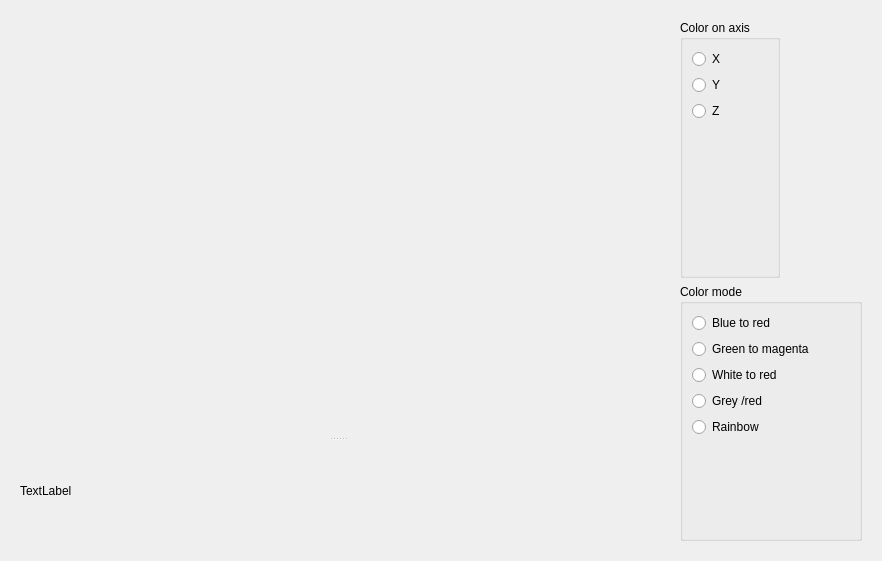
<?xml version="1.0" encoding="UTF-8"?>
<ui version="4.0">
 <class>CloudWindows</class>
 <widget class="QWidget" name="CloudWindows">
  <property name="geometry">
   <rect>
    <x>0</x>
    <y>0</y>
    <width>882</width>
    <height>561</height>
   </rect>
  </property>
  <property name="windowTitle">
   <string>Form</string>
  </property>
  <layout class="QHBoxLayout" name="horizontalLayout">
   <item>
    <widget class="QWidget" name="widget_2" native="true">
     <layout class="QVBoxLayout" name="verticalLayout_2">
      <item>
       <widget class="QSplitter" name="splitter">
        <property name="orientation">
         <enum>Qt::Vertical</enum>
        </property>
        <widget class="QVTKWidget" name="widgetCloud" native="true"/>
        <widget class="QLabel" name="label_infos">
         <property name="maximumSize">
          <size>
           <width>16777215</width>
           <height>100</height>
          </size>
         </property>
         <property name="text">
          <string>TextLabel</string>
         </property>
        </widget>
       </widget>
      </item>
     </layout>
    </widget>
   </item>
   <item>
    <widget class="QWidget" name="widget" native="true">
     <property name="maximumSize">
      <size>
       <width>200</width>
       <height>10000000</height>
      </size>
     </property>
     <layout class="QVBoxLayout" name="verticalLayout">
      <item>
       <widget class="QGroupBox" name="groupBox">
        <property name="maximumSize">
         <size>
          <width>100</width>
          <height>16777215</height>
         </size>
        </property>
        <property name="title">
         <string>Color on axis</string>
        </property>
        <layout class="QVBoxLayout" name="verticalLayout_3">
         <item>
          <widget class="QRadioButton" name="radioButton_X">
           <property name="text">
            <string>X</string>
           </property>
          </widget>
         </item>
         <item>
          <widget class="QRadioButton" name="radioButton_Y">
           <property name="text">
            <string>Y</string>
           </property>
          </widget>
         </item>
         <item>
          <widget class="QRadioButton" name="radioButton_Z">
           <property name="text">
            <string>Z</string>
           </property>
          </widget>
         </item>
         <item>
          <spacer name="verticalSpacer">
           <property name="orientation">
            <enum>Qt::Vertical</enum>
           </property>
           <property name="sizeHint" stdset="0">
            <size>
             <width>20</width>
             <height>40</height>
            </size>
           </property>
          </spacer>
         </item>
        </layout>
       </widget>
      </item>
      <item>
       <widget class="QGroupBox" name="groupBox_2">
        <property name="title">
         <string>Color mode</string>
        </property>
        <layout class="QVBoxLayout" name="verticalLayout_4">
         <item>
          <widget class="QRadioButton" name="radioButton_bluered">
           <property name="text">
            <string>Blue to red</string>
           </property>
          </widget>
         </item>
         <item>
          <widget class="QRadioButton" name="radioButton_greenmagenta">
           <property name="text">
            <string>Green to magenta</string>
           </property>
          </widget>
         </item>
         <item>
          <widget class="QRadioButton" name="radioButton_whitered">
           <property name="text">
            <string>White to red</string>
           </property>
          </widget>
         </item>
         <item>
          <widget class="QRadioButton" name="radioButton_grayred">
           <property name="text">
            <string>Grey /red</string>
           </property>
          </widget>
         </item>
         <item>
          <widget class="QRadioButton" name="radioButton_rainbow">
           <property name="text">
            <string>Rainbow</string>
           </property>
          </widget>
         </item>
         <item>
          <spacer name="verticalSpacer_2">
           <property name="orientation">
            <enum>Qt::Vertical</enum>
           </property>
           <property name="sizeHint" stdset="0">
            <size>
             <width>20</width>
             <height>40</height>
            </size>
           </property>
          </spacer>
         </item>
        </layout>
       </widget>
      </item>
     </layout>
    </widget>
   </item>
  </layout>
 </widget>
 <customwidgets>
  <customwidget>
   <class>QVTKWidget</class>
   <extends>QWidget</extends>
   <header>QVTKWidget.h</header>
  </customwidget>
 </customwidgets>
 <resources/>
 <connections/>
</ui>
